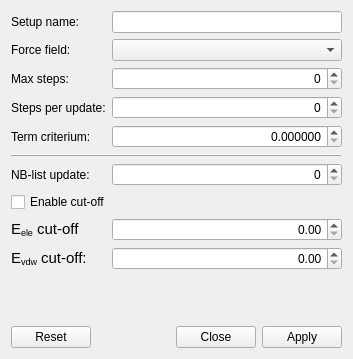
<?xml version="1.0" encoding="UTF-8"?>
<ui version="4.0">
 <class>OpenBabelOptimizerSetupDesigner</class>
 <widget class="QWidget" name="OpenBabelOptimizerSetupDesigner">
  <property name="geometry">
   <rect>
    <x>0</x>
    <y>0</y>
    <width>353</width>
    <height>359</height>
   </rect>
  </property>
  <property name="windowTitle">
   <string>Distance</string>
  </property>
  <property name="toolTip">
   <string/>
  </property>
  <layout class="QGridLayout" name="gridLayout">
   <item row="1" column="0">
    <widget class="QLabel" name="label">
     <property name="text">
      <string>Force field:</string>
     </property>
    </widget>
   </item>
   <item row="1" column="1">
    <widget class="QComboBox" name="forceFieldCB">
     <property name="sizePolicy">
      <sizepolicy hsizetype="Expanding" vsizetype="Fixed">
       <horstretch>0</horstretch>
       <verstretch>0</verstretch>
      </sizepolicy>
     </property>
    </widget>
   </item>
   <item row="15" column="0" colspan="2">
    <widget class="QDialogButtonBox" name="buttonBox">
     <property name="standardButtons">
      <set>QDialogButtonBox::Apply|QDialogButtonBox::Close|QDialogButtonBox::Reset</set>
     </property>
    </widget>
   </item>
   <item row="2" column="1">
    <widget class="QSpinBox" name="maxStepsSB">
     <property name="alignment">
      <set>Qt::AlignRight|Qt::AlignTrailing|Qt::AlignVCenter</set>
     </property>
     <property name="maximum">
      <number>1000000000</number>
     </property>
    </widget>
   </item>
   <item row="2" column="0">
    <widget class="QLabel" name="label_2">
     <property name="text">
      <string>Max steps:</string>
     </property>
    </widget>
   </item>
   <item row="3" column="0">
    <widget class="QLabel" name="label_3">
     <property name="text">
      <string>Steps per update:</string>
     </property>
    </widget>
   </item>
   <item row="3" column="1">
    <widget class="QSpinBox" name="stepsPerUpdateSB">
     <property name="alignment">
      <set>Qt::AlignRight|Qt::AlignTrailing|Qt::AlignVCenter</set>
     </property>
     <property name="maximum">
      <number>10000</number>
     </property>
    </widget>
   </item>
   <item row="4" column="1">
    <widget class="QDoubleSpinBox" name="termCriteriumSB">
     <property name="alignment">
      <set>Qt::AlignRight|Qt::AlignTrailing|Qt::AlignVCenter</set>
     </property>
     <property name="decimals">
      <number>6</number>
     </property>
    </widget>
   </item>
   <item row="4" column="0">
    <widget class="QLabel" name="label_4">
     <property name="text">
      <string>Term criterium:</string>
     </property>
    </widget>
   </item>
   <item row="6" column="0" colspan="2">
    <widget class="QFrame" name="frame">
     <property name="frameShape">
      <enum>QFrame::HLine</enum>
     </property>
     <property name="frameShadow">
      <enum>QFrame::Raised</enum>
     </property>
    </widget>
   </item>
   <item row="9" column="0" colspan="2">
    <widget class="QCheckBox" name="enableCutoffCB">
     <property name="text">
      <string>Enable cut-off</string>
     </property>
    </widget>
   </item>
   <item row="13" column="0">
    <spacer name="verticalSpacer">
     <property name="orientation">
      <enum>Qt::Vertical</enum>
     </property>
     <property name="sizeHint" stdset="0">
      <size>
       <width>20</width>
       <height>40</height>
      </size>
     </property>
    </spacer>
   </item>
   <item row="11" column="1">
    <widget class="QQuantitySpinBox" name="eelCutoffSB">
     <property name="alignment">
      <set>Qt::AlignRight|Qt::AlignTrailing|Qt::AlignVCenter</set>
     </property>
     <property name="maximum">
      <double>9999.000000000000000</double>
     </property>
    </widget>
   </item>
   <item row="12" column="1">
    <widget class="QQuantitySpinBox" name="evdwCutoffSB">
     <property name="alignment">
      <set>Qt::AlignRight|Qt::AlignTrailing|Qt::AlignVCenter</set>
     </property>
     <property name="maximum">
      <double>9999.000000000000000</double>
     </property>
    </widget>
   </item>
   <item row="11" column="0">
    <widget class="QLabel" name="label_6">
     <property name="text">
      <string>&lt;!DOCTYPE HTML PUBLIC &quot;-//W3C//DTD HTML 4.0//EN&quot; &quot;http://www.w3.org/TR/REC-html40/strict.dtd&quot;&gt;
&lt;html&gt;&lt;head&gt;&lt;meta name=&quot;qrichtext&quot; content=&quot;1&quot; /&gt;&lt;style type=&quot;text/css&quot;&gt;
p, li { white-space: pre-wrap; }
&lt;/style&gt;&lt;/head&gt;&lt;body style=&quot; font-family:'Ubuntu'; font-size:11pt; font-weight:400; font-style:normal;&quot;&gt;
&lt;p style=&quot; margin-top:0px; margin-bottom:0px; margin-left:0px; margin-right:0px; -qt-block-indent:0; text-indent:0px;&quot;&gt;E&lt;span style=&quot; vertical-align:sub;&quot;&gt;ele&lt;/span&gt; cut-off&lt;/p&gt;&lt;/body&gt;&lt;/html&gt;</string>
     </property>
    </widget>
   </item>
   <item row="12" column="0">
    <widget class="QLabel" name="label_7">
     <property name="text">
      <string>&lt;!DOCTYPE HTML PUBLIC &quot;-//W3C//DTD HTML 4.0//EN&quot; &quot;http://www.w3.org/TR/REC-html40/strict.dtd&quot;&gt;
&lt;html&gt;&lt;head&gt;&lt;meta name=&quot;qrichtext&quot; content=&quot;1&quot; /&gt;&lt;style type=&quot;text/css&quot;&gt;
p, li { white-space: pre-wrap; }
&lt;/style&gt;&lt;/head&gt;&lt;body style=&quot; font-family:'Ubuntu'; font-size:11pt; font-weight:400; font-style:normal;&quot;&gt;
&lt;p style=&quot; margin-top:0px; margin-bottom:0px; margin-left:0px; margin-right:0px; -qt-block-indent:0; text-indent:0px;&quot;&gt;E&lt;span style=&quot; vertical-align:sub;&quot;&gt;vdw&lt;/span&gt; cut-off:&lt;/p&gt;&lt;/body&gt;&lt;/html&gt;</string>
     </property>
    </widget>
   </item>
   <item row="8" column="0">
    <widget class="QLabel" name="label_5">
     <property name="text">
      <string>NB-list update:</string>
     </property>
    </widget>
   </item>
   <item row="8" column="1">
    <widget class="QSpinBox" name="nbUpdateSB">
     <property name="alignment">
      <set>Qt::AlignRight|Qt::AlignTrailing|Qt::AlignVCenter</set>
     </property>
     <property name="maximum">
      <number>1000</number>
     </property>
    </widget>
   </item>
   <item row="0" column="0">
    <widget class="QLabel" name="label_8">
     <property name="text">
      <string>Setup name:</string>
     </property>
    </widget>
   </item>
   <item row="0" column="1">
    <widget class="QLineEdit" name="nameLE"/>
   </item>
  </layout>
 </widget>
 <customwidgets>
  <customwidget>
   <class>QQuantitySpinBox</class>
   <extends>QDoubleSpinBox</extends>
   <header location="global">QuantitySpinBox.hpp</header>
  </customwidget>
 </customwidgets>
 <resources/>
 <connections/>
</ui>
